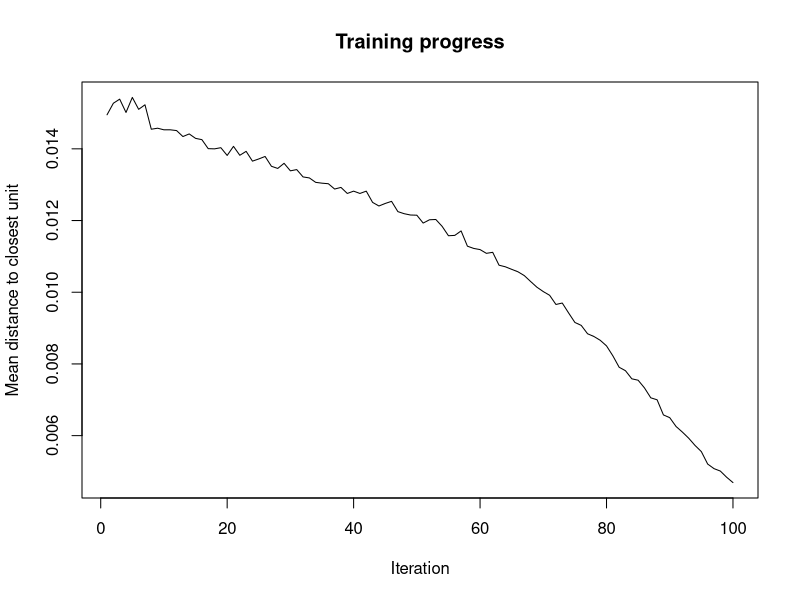
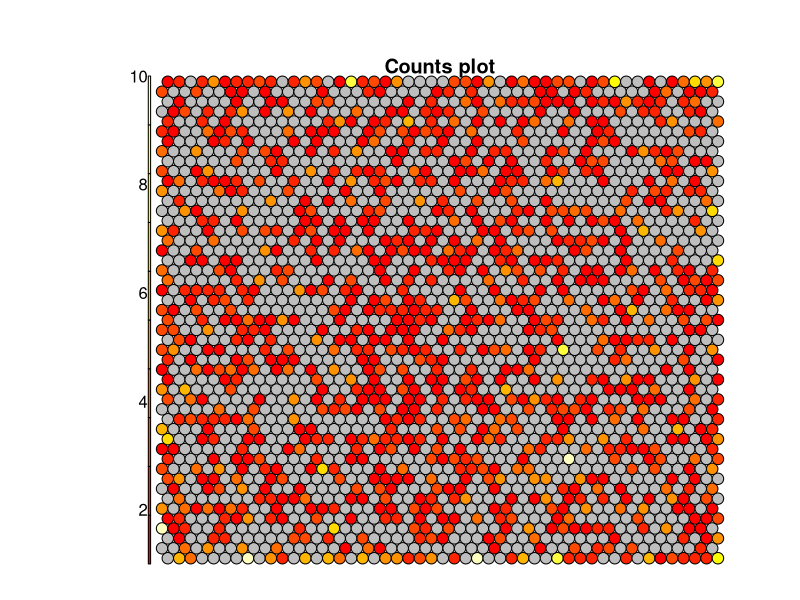
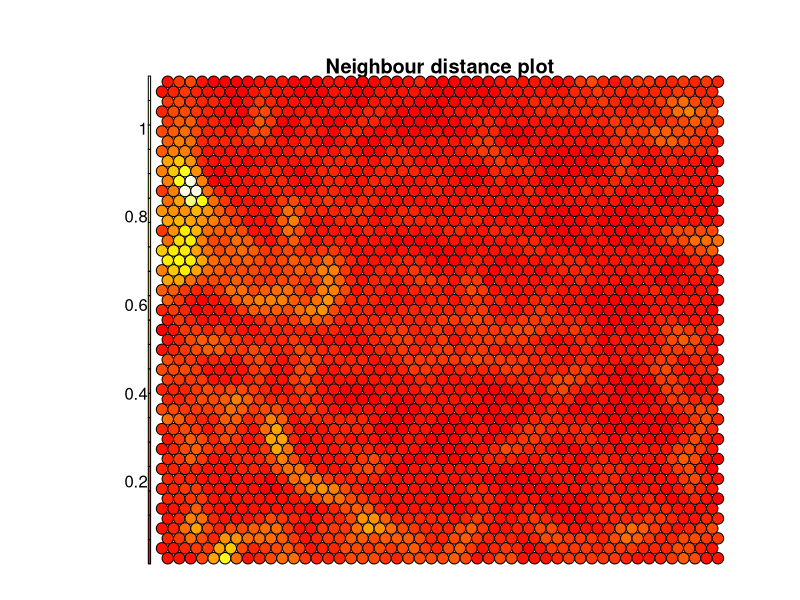
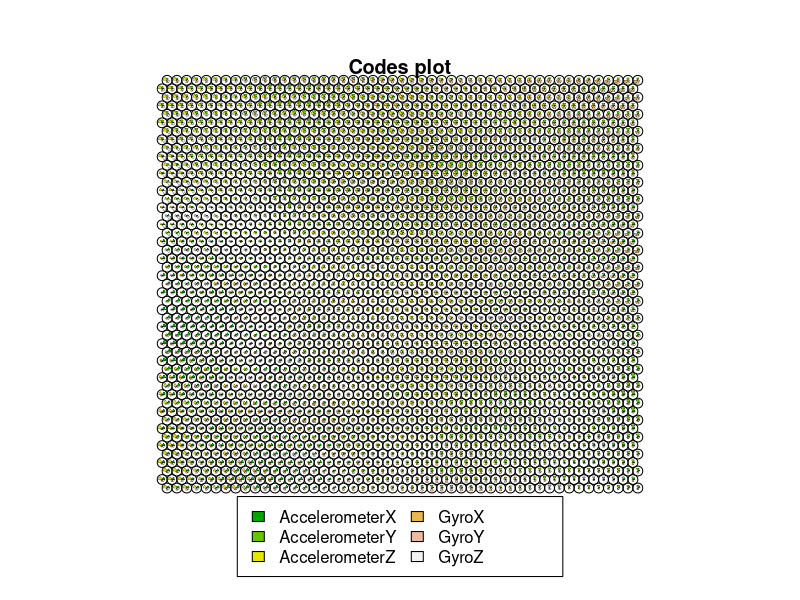
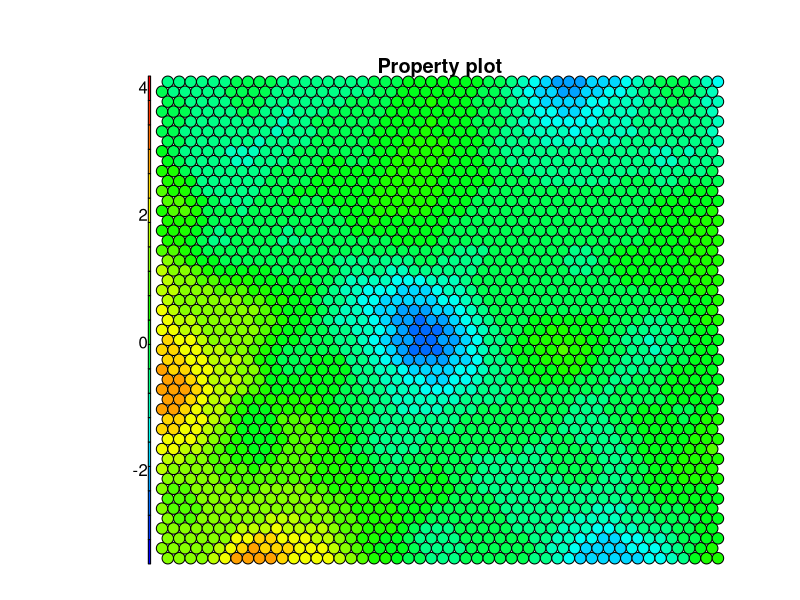

The R source for these figures, in order: (Note: this script raises an error after producing the figures.)
# input Stata file
#library(foreign)
#mydata <- read.dta("bangla.dta")

#library(haven)
#data <- read_dta('bangla.dta')

#library(readstata13)
#tempdata <- read.dta13('bangla.dta')

#library(readxl)
#library(tseries)
my_data <- read.csv("sensor_data_2019_1208_11_12_22.csv")
#arma(my_data, order = c(1, 1), lag = NULL, coef = NULL, include.intercept = TRUE, series = NULL, qr.tol = 1e-07)

# Load the kohonen package 
require(kohonen)

# Create a training data set (rows are samples, columns are variables
# Here I am selecting a subset of my variables available in "data"
data_train <- my_data[, c(1,2,3,4,5,6)]

# Change the data frame with training data to a matrix
# Also center and scale all variables to give them equal importance during
# the SOM training process. 
data_train_matrix <- as.matrix(scale(data_train))

# Create the SOM Grid - you generally have to specify the size of the 
# training grid prior to training the SOM. Hexagonal and Circular 
# topologies are possible
som_grid <- somgrid(xdim = 49, ydim=49, topo="hexagonal")

# Finally, train the SOM, options for the number of iterations,
# the learning rates, and the neighbourhood are available
som_model <- som(data_train_matrix, grid=som_grid, rlen=100, alpha=c(0.05,0.01), keep.data = TRUE)


plot(som_model, type="changes")
plot(som_model, type="count")
plot(som_model, type="dist.neighbours")
plot(som_model, type="codes")
coolBlueHotRed <- function(n, alpha = 1) {rainbow(n, end=4/6, alpha=alpha)[n:1]}
plot(som_model, type = "property", property = som_model$codes[[1]], main=names(som_model$data)[1:2406,1:6], palette.name=coolBlueHotRed)


var <- 6 #define the variable to plot 
var_unscaled <- aggregate(as.numeric(data_train[,var]), by=list(som_model$unit.classif), FUN=mean, simplify=TRUE)[,6] 
plot(som_model, type = "property", property=var_unscaled, main=names(data_train)[var], palette.name=coolBlueHotRed)



mydata <- som_model$codes[[1]] 
wss <- (nrow(mydata)-1)*sum(apply(mydata,2,var)) 
for (i in 2:15) {
  wss[i] <- sum(kmeans(mydata, centers=i)$withinss)
}
plot(wss)

## use hierarchical clustering to cluster the codebook vectors
som_cluster <- cutree(hclust(dist(som_model$codes[[1]])), 6)
# plot these results:
pretty_palette <- c("#1f77b4","#ff7f0e","#2ca02c", "#d62728","#9467bd","#8c564b","#e377c2")
plot(som_model, type="mapping", bgcol = pretty_palette[som_cluster], main = "Clusters") 
add.cluster.boundaries(som_model, som_cluster)


# newdata <- read.csv("RMSE.csv")
